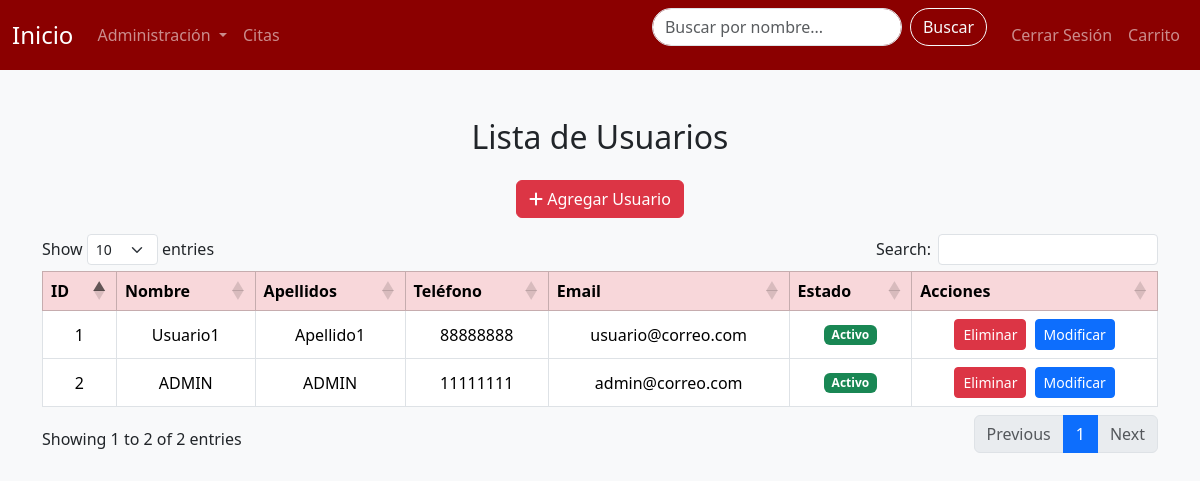
The app's page /view/Administracion/admUsuarios/usuarios.php (signed in) with its own data.
### tables this page shows
CREATE TABLE USUARIOS (
    id_cliente INT AUTO_INCREMENT PRIMARY KEY,
    nombre VARCHAR(100) NOT NULL,
    apellidos VARCHAR(100) NOT NULL,
    telefono VARCHAR(20) NOT NULL,
    email VARCHAR(255) UNIQUE NOT NULL,
    contrasena VARCHAR(255) NOT NULL,
    rol BIT DEFAULT 0,
    estado BIT DEFAULT 1
);

### view/Administracion/admUsuarios/usuarios.php (the view, shortened to what this page needs)
<?php
$mysqli = abrirConexion();
$usuarios = $mysqli->query("SELECT * FROM USUARIOS");
?>
<!DOCTYPE html>
<html lang="es">
<head>
    <link href="https://cdn.jsdelivr.net/npm/bootstrap@5.3.7/dist/css/bootstrap.min.css" rel="stylesheet">
    <link rel="stylesheet" href="https://cdnjs.cloudflare.com/ajax/libs/font-awesome/6.0.0-beta3/css/all.min.css">
    <link rel="stylesheet" href="https://cdn.datatables.net/1.13.6/css/dataTables.bootstrap5.min.css">
</head>
<body class="bg-light">
    <?php include '../../componentes/navbar.php'; ?>
    <div class="container mt-5">
        <h2 class="mb-4 text-center">Lista de Usuarios</h2>
        <div class="text-center mb-3">
            <button class="btn btn-danger" data-bs-toggle="modal" data-bs-target="#modalAgregarUsuario">
                <i class="fas fa-plus"></i> Agregar Usuario
            </button>
        </div>
        <div class="table-responsive">
            <table id="tablaUsuarios" class="table table-bordered table-hover align-middle text-center">
                <thead class="table-danger text-center">
                    <tr>
                        <th>ID</th>
                        <th>Nombre</th>
                        <th>Apellidos</th>
                        <th>Teléfono</th>
                        <th>Email</th>
                        <th>Estado</th>
                        <th>Acciones</th>
                    </tr>
                </thead>
                <tbody>
                    <?php while($fila = $usuarios->fetch_assoc()): ?>
                        <tr>
                            <td><?= $fila['id_cliente'] ?></td>
                            <td><?= $fila['nombre'] ?></td>
                            <td><?= $fila['apellidos'] ?></td>
                            <td><?= $fila['telefono'] ?></td>
                            <td><?= $fila['email'] ?></td>
                            <td>
                                <span class="badge <?= ($fila['estado'] == 1) ? 'bg-success' : 'bg-danger' ?>">
                                    <?= ($fila['estado'] == 1) ? 'Activo' : 'Inactivo' ?>
                                </span>
                            </td>
                            <td>
                                <button type="button" class="btn btn-sm btn-danger me-1 btn-eliminar" data-id="<?= $fila['id_cliente'] ?>">Eliminar</button>
                                <a href="modificarUsuario.php?id_cliente=<?= $fila['id_cliente']?>" class="btn btn-sm btn-primary">Modificar</a>
                            </td>
                        </tr>
                    <?php endwhile; ?>
                </tbody>
            </table>
        </div>
    </div>
</body>
</html>

### records on screen
usuarios: id_cliente "1", nombre "Usuario1", apellidos "Apellido1", telefono "88888888", email "usuario@correo.com", estado "Activo"
usuarios: id_cliente "2", nombre "ADMIN", apellidos "ADMIN", telefono "11111111", email "admin@correo.com", estado "Activo"
